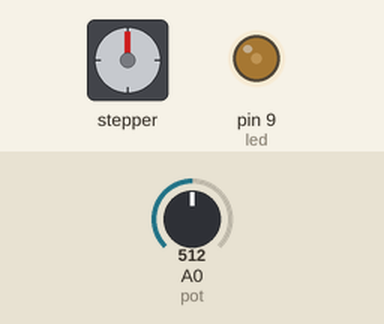
A sketch run on a simulated Arduino Uno, built with avr-gcc and run on an emulated ATmega328P. Shown: stepper motor, output pins drawn as LEDs (lit = HIGH). Wiring (inferred from the names in the program): stepper motor driver (200 steps per turn assumed): step pin 2; direction pin 5; enable pin 8. Dashed ring = blinking. The inputs (shaded band) are chosen by the test bench; at power-on: A0 (pot) = 512. Pins used as bus, display or sensor lines are not drawn.

Above: at 3.2 s.
3.3 s: A0 (pot) set to 569
At 3.8 s:
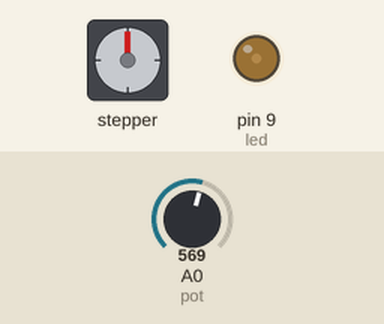
4.9 s: A0 (pot) set to 591
At 5.16 s:
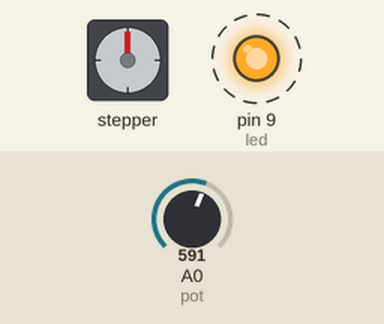
7.9 s: A0 (pot) set to 306
9.5 s: A0 (pot) set to 511
At 10.2 s:
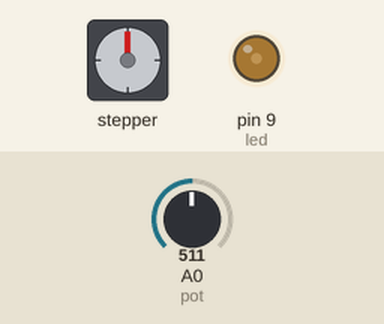
11.1 s: A0 (pot) set to 693
At 12.7 s:
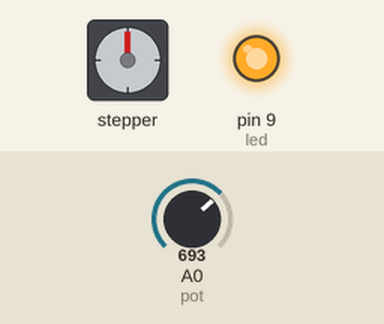
Timing chart, 0 to 13.7 s (numbered marks = the images above; inputs shaded):
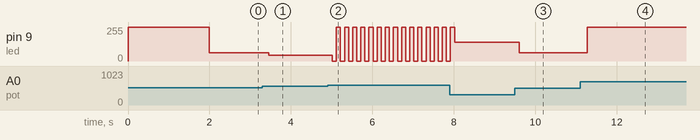

Measured:
- the behaviour switches between 582 and 583 on A0 (pot) (found by bisection; images 1 and 2)
- after the input at 3.3 s, pin 9 (led): 63/255 → 42/255 after 0.16 s
- after the input at 4.9 s, pin 9 (led): alternates 255/255 for 0.10 s and 0/255 for 0.10 s, starting after 0.12 s
- after the input at 9.5 s, pin 9 (led): 140/255 → 63/255 after 0.11 s
- after the input at 11.1 s, pin 9 (led): 63/255 → 255/255 after 0.18 s

The sketch:

conveyor_code.ino
```cpp
/*
  This has been coded by Berk Yozkan to run simple tasks over a basic conveyor belt.
  To find out more about the project check the github page: https://github.com/berkyoskan/Conveyor-Belt
  This code is in the public domain.
*/
#define pot A0 //Defining the pin for potentiometer
#define led 9  // Defining the pin for statis led.
#define dir 5  // Defining the pin of the step motor driver for the direction input
#define pul 2  // Defining the pin o f the step motor driver for pulsing
#define en 8   // Defining the pin of step motor driver for enabling
int potvalue, inverted, timer, ledbrightness;// Defining integer values for the value from potentiometer, to have an inverted value, to set a timer, to adjust led brightness.

void setup() {
  pinMode(en, OUTPUT);  //Defining en as an output
  pinMode(pul, OUTPUT); //Defining pul as an output
  pinMode(dir, OUTPUT); //Defining dir as an output
  pinMode(led, OUTPUT); //Defining led as an output
  pinMode(pot, INPUT);  //Defining pot as an input
  digitalWrite(dir, HIGH); //Setting direction pin HIGH
  digitalWrite(led, HIGH); //Setting led pin HIGH as Status LED
  delay(2000);

}

void loop() {
  timer = millis(); //Starting timer
  potvalue = analogRead(pot); //Reading A0 pin to write over potvalue variable
  inverted = 682 - potvalue;  // inverting the potvalue

  if (inverted < 50)// if the inverted value is smaller than 50, then the belt is not enabled free to move by hand but the led is on
  {
    digitalWrite(led, HIGH);
    digitalWrite(en, LOW);

  }
  if (inverted > 49 && inverted < 100) //if the inverted value is equal or bigger than 50, just enable the conveyor motor and make the led blink.
  {
    digitalWrite(en, HIGH);
    digitalWrite(led, LOW);
    delay(100);
    digitalWrite(led, HIGH);
    delay(100);
  }
  else if (inverted > 99 && inverted < 683) //if the inverted value is bigger than 99 and smaller than 683 activate stepper motor depending on the rotation of the potentiometer and make the led bright depending on that value.
  {
    digitalWrite(en, HIGH);
    ledbrightness = map(inverted, 0, 682, 0, 255);
    analogWrite(led, ledbrightness);
    for (int x = 0; x < 100; x++) {
      digitalWrite(pul, HIGH);
      delayMicroseconds(potvalue * 1.2 + 400);
      digitalWrite(pul, LOW);
      delayMicroseconds(potvalue * 1.2 + 400);
    }
  }
}
```
